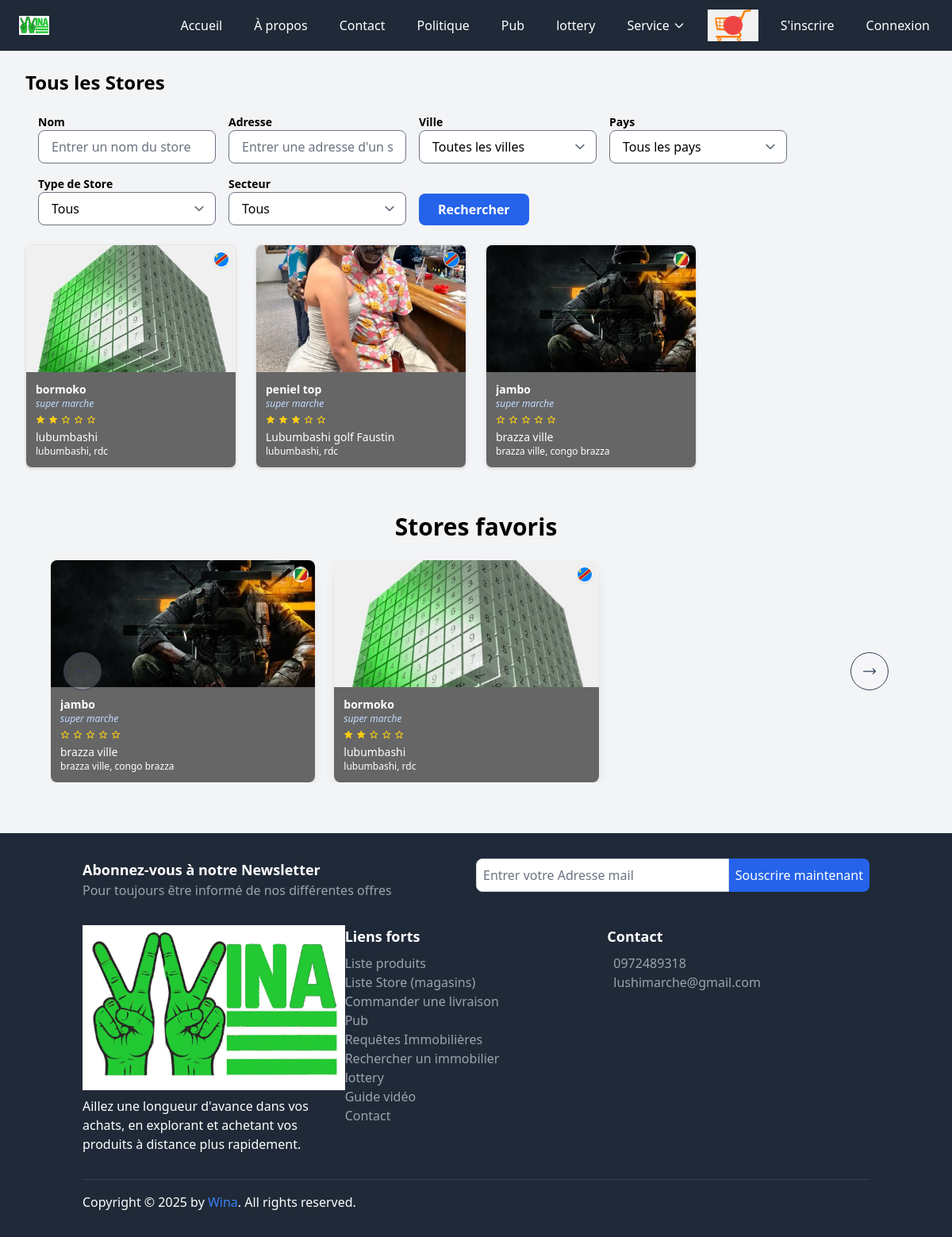
The page /stores/ on the database its author committed.
### core/models.py (models this page shows, shortened)
class Store(models.Model):
    owner = models.ForeignKey(
        settings.AUTH_USER_MODEL,
        on_delete=models.CASCADE,
        related_name="stores"
    )
    name = models.CharField(max_length=255)
    slug = models.SlugField(blank=True, null=True, unique=True)
    description = models.TextField()
    adresse = models.TextField()
    thumbnail = models.ImageField(
        upload_to="img",
        null=True,
        blank=True,
        verbose_name="Image du Store"
    )
    created_at = models.DateTimeField(auto_now_add=True)
    updated_at = models.DateTimeField(auto_now=True)
    typestore = models.ForeignKey(
        Typestore,
        on_delete=models.SET_NULL,
        null=True,
        blank=True
    )
    typebusiness = models.ForeignKey(
        'TypeBusiness',
        on_delete=models.SET_NULL,
        null=True,
        blank=True,
        related_name='stores'
    )
    country = models.ForeignKey(
        Country,
        on_delete=models.SET_NULL,
        null=True,
        blank=True,
        related_name="stores"
    )
    city = models.ForeignKey(
        City,
        on_delete=models.SET_NULL,
        null=True,
        blank=True,
        related_name="stores"
    )
    apply_commission = models.BooleanField(default=True)
    favoritestore = models.BooleanField(default=False)
    is_active = models.BooleanField(default=False)
    latitude = models.DecimalField(max_digits=9, decimal_places=6, null=True, blank=True)
    longitude = models.DecimalField(max_digits=9, decimal_places=6, null=True, blank=True)
    from django.utils.text import slugify
    @property
    def average_rating(self):
        from django.db.models import Avg
        average = self.testimonials.aggregate(avg=Avg('rating'))['avg'] or 0
        return round(average / 2, 1)  # Note sur 5 étoiles

class Country(models.Model):
    name = models.CharField(max_length=100, unique=True)
    flag = models.ImageField(upload_to='flags/')

class Typestore(models.Model):
    nom = models.CharField(max_length=100)
    image = models.ImageField(upload_to="typestore_img/", blank=True, null=True)

class City(models.Model):
    name = models.CharField(max_length=100)
    image = models.ImageField(upload_to='cities/')
    country = models.ForeignKey(Country, on_delete=models.CASCADE, related_name='cities')

class FeaturedStore(models.Model):
    store = models.ForeignKey(Store, on_delete=models.CASCADE, related_name='featured_entries')
    show_in_all = models.BooleanField(default=False, help_text="Afficher pour tous les pays et villes")
    country = models.ForeignKey(Country, on_delete=models.SET_NULL, null=True, blank=True)
    city = models.ForeignKey(City, on_delete=models.SET_NULL, null=True, blank=True)
    start_date = models.DateField(null=True, blank=True)
    end_date = models.DateField(null=True, blank=True)
    created_at = models.DateTimeField(auto_now_add=True)

### base/views.py (the view, shortened to what this page needs)
# urls.py: path('stores/', views.store_list_all_view, name='store_list_wina'),
def store_list_all_view(request):
    user = request.user
    stores = Store.objects.filter(is_active=True).select_related('country', 'city', 'typestore', 'typebusiness')
    default_filter_applied = False
    city_id = request.GET.get('city')
    country_id = request.GET.get('country')
    typestore_id = request.GET.get('typestore')
    typebusiness_id = request.GET.get('typebusiness')
    name = request.GET.get('name', '').strip()
    adresse = request.GET.get('adresse', '').strip()
    if name:
        stores = stores.filter(name__icontains=name)
    if adresse:
        stores = stores.filter(adresse__icontains=adresse)
    if city_id:
        stores = stores.filter(city_id=city_id)
    if country_id:
        stores = stores.filter(country_id=country_id)
    if typestore_id:
        stores = stores.filter(typestore_id=typestore_id)
    if typebusiness_id:
        stores = stores.filter(typebusiness_id=typebusiness_id)
    cities = City.objects.all()
    countries = Country.objects.all()
    typestores = Typestore.objects.all()
    typebusinesses = TypeBusiness.objects.all()
    if user.is_authenticated:
        featured_stores = FeaturedStore.objects.filter(
            Q(show_in_all=True) |
            Q(show_in_all=False, store__country=user.country) |
            Q(show_in_all=False, store__city=user.city)
        ).select_related('store', 'store__country', 'store__city').order_by('-created_at')
    else:
        featured_stores = FeaturedStore.objects.filter(
            show_in_all=True
        ).select_related('store', 'store__country', 'store__city').order_by('-created_at')
    paginator = Paginator(stores, 12)
    page = request.GET.get("page")
    try:
        stores_page = paginator.page(page)
    except PageNotAnInteger:
        stores_page = paginator.page(1)
    except EmptyPage:
        stores_page = paginator.page(paginator.num_pages)
    context = {
        'stores': stores_page,
        'featured_stores': featured_stores,
        'cities': cities,
        'countries': countries,
        'typestores': typestores,
        'typebusinesses': typebusinesses,
        'selected_city': city_id,
        'selected_country': country_id,
        'selected_typestore': typestore_id,
        'selected_typebusiness': typebusiness_id,
        'search_name': name,
        'store_address': adresse,
        'default_filter_applied': default_filter_applied,
    }
    return render(request, 'base/store_list_all.html', context)

### base/templates/base/store_list_all.html (shortened to what this page needs)
{% extends 'base.html' %}
{% load static %}
{% block content %}
<div class="max-w-7xl mx-auto px-4 sm:px-6 lg:px-8 py-6">
  <h2 class="text-2xl font-bold mb-6">Tous les Stores</h2>
  <div class="px-4 mb-6 w-full">
    <form method="GET" class="hidden sm:flex items-end gap-4 flex-wrap">
<div class="flex flex-col">
    <label class="text-sm font-semibold">Nom</label>
    <input type="text" name="name" value="{{ search_name }}" placeholder="Entrer un nom du store"
           class="px-4 py-2 border rounded-lg w-56">
  </div>
  <div class="flex flex-col">
    <label class="text-sm font-semibold">Adresse</label>
    <input type="text" name="adresse" value="{{ store_address }}" placeholder="Entrer une adresse d'un store"
           class="px-4 py-2 border rounded-lg w-56">
  </div>
      <div class="flex flex-col">
        <label class="text-sm font-semibold">Ville</label>
        <select name="city" class="px-4 py-2 border rounded-lg w-56">
          <option value="">Toutes les villes</option>
        </select>
      </div>
      <div class="flex flex-col">
        <label class="text-sm font-semibold">Pays</label>
        <select name="country" class="px-4 py-2 border rounded-lg w-56">
          <option value="">Tous les pays</option>
        </select>
      </div>
      <div class="flex flex-col">
        <label class="text-sm font-semibold">Type de Store</label>
        <select name="typestore" class="px-4 py-2 border rounded-lg w-56">
          <option value="">Tous</option>
        </select>
      </div>
      <div class="flex flex-col">
        <label class="text-sm font-semibold">Secteur</label>
        <select name="typebusiness" class="px-4 py-2 border rounded-lg w-56">
          <option value="">Tous</option>
        </select>
      </div>
      <div>
        <button type="submit" class="px-6 py-2 bg-blue-600 text-white rounded-lg font-semibold hover:bg-blue-700">Rechercher</button>
      </div>
    </form>
  </div>
  <div id="stores" class="grid grid-cols-1 sm:grid-cols-2 md:grid-cols-3 lg:grid-cols-4 gap-6 mt-6 mb-4">
    {% for store in stores %}
      <a href="{% url 'store_detail' store.slug %}" class="flex-shrink-0 relative border rounded-lg shadow hover:shadow-lg overflow-hidden bg-white">
        <div class="h-40 bg-cover bg-center" style="background-image: url('{% if store.thumbnail %}{{ store.thumbnail.url }}{% else %}{% static 'img/default-thumbnail.jpg' %}{% endif %}')">
          {% if store.country.flag %}
            <div class="absolute top-2 right-2">
              <img src="{{ store.country.flag.url }}" class="w-5 h-5 rounded-full border border-white shadow" alt="{{ store.country.name }}">
            </div>
          {% endif %}
        </div>
        <div class="bg-black bg-opacity-60 text-white p-3 text-sm">
          <h3 class="font-semibold truncate">{{ store.name }}</h3>
          <p class="text-xs text-blue-200 italic">{{ store.typestore.nom }}</p>
          <div class="flex items-center space-x-1 text-xs mt-1">
            {% with rating=store.average_rating|default:0 %}
              {% for i in "12345" %}
                {% if rating >= forloop.counter %}
                  <i class="bx bxs-star text-yellow-400 text-xs"></i>
                {% elif rating >= forloop.counter0|add:"0.5" %}
                  <i class="bx bxs-star-half text-yellow-400 text-xs"></i>
                {% else %}
                  <i class="bx bx-star text-yellow-400 text-xs"></i>
                {% endif %}
              {% endfor %}
            {% endwith %}
          </div>
          <p class="truncate mt-1">{{ store.adresse }}</p>
          <p class="text-xs">{{ store.city.name }}, {{ store.country.name }}</p>
        </div>
      </a>
    {% empty %}
      <p class="text-gray-500">Aucun store trouvé.</p>
    {% endfor %}
  </div>
  <section id="favorite_stores" class="pt-4 pb-10 bg-gray-100">
    <div class="max-w-7xl mx-auto px-4 sm:px-6 lg:px-8">
      <h2 class="text-3xl font-semibold mt-6 mb-6 text-center">Stores favoris</h2>
      <div class="relative w-full glide-01">
        <div class="overflow-hidden" data-glide-el="track">
          <ul class="flex gap-6">
            {% for featured in featured_stores %}
              {% with store=featured.store %}
                <li class="min-w-[250px] md:w-[calc(33.33%-24px)]">
                  <a href="{% url 'store_detail' store.slug %}" class="block bg-white rounded-lg shadow-lg hover:shadow-2xl overflow-hidden relative">
                    <div class="h-40 bg-cover bg-center" style="background-image: url('{% if store.thumbnail %}{{ store.thumbnail.url }}{% else %}{% static 'img/default-thumbnail.jpg' %}{% endif %}')">
                      {% if store.country.flag %}
                        <div class="absolute top-2 right-2">
                          <img src="{{ store.country.flag.url }}" class="w-5 h-5 rounded-full border border-white shadow" alt="{{ store.country.name }}">
                        </div>
                      {% endif %}
                    </div>
                    <div class="bg-black bg-opacity-60 text-white p-3 text-sm">
                      <h3 class="font-semibold truncate">{{ store.name }}</h3>
                      <p class="text-xs text-blue-200 italic">{{ store.typestore.nom }}</p>
                      <div class="flex items-center space-x-1 text-xs mt-1">
                        {% with rating=store.average_rating|default:0 %}
                          {% for i in "12345" %}
                            {% if rating >= forloop.counter %}
                              <i class="bx bxs-star text-yellow-400 text-xs"></i>
                            {% elif rating >= forloop.counter0|add:"0.5" %}
                              <i class="bx bxs-star-half text-yellow-400 text-xs"></i>
                            {% else %}
                              <i class="bx bx-star text-yellow-400 text-xs"></i>
                            {% endif %}
                          {% endfor %}
                        {% endwith %}
                      </div>
                      <p class="truncate mt-1">{{ store.adresse }}</p>
                      <p class="text-xs">{{ store.city.name }}, {{ store.country.name }}</p>
                    </div>
                  </a>
                </li>
              {% endwith %}
            {% endfor %}
          </ul>
        </div>
        <div class="absolute left-0 flex items-center justify-between w-full h-0 px-4 top-1/2" data-glide-el="controls">
          <button class="inline-flex items-center justify-center w-8 h-8 transition duration-300 border rounded-full lg:w-12 lg:h-12 text-slate-700 border-slate-700 hover:text-slate-900 hover:border-slate-900 bg-white/20" data-glide-dir="<">
            <svg xmlns="http://www.w3.org/2000/svg" fill="none" viewBox="0 0 24 24" stroke-width="1.5" stroke="currentColor" class="w-5 h-5">
              <path stroke-linecap="round" stroke-linejoin="round" d="M6.75 15.75L3 12m0 0l3.75-3.75M3 12h18"/>
            </svg>
          </button>
          <button class="inline-flex items-center justify-center w-8 h-8 transition duration-300 border rounded-full lg:w-12 lg:h-12 text-slate-700 border-slate-700 hover:text-slate-900 hover:border-slate-900 bg-white/20" data-glide-dir=">">
            <svg xmlns="http://www.w3.org/2000/svg" fill="none" viewBox="0 0 24 24" stroke-width="1.5" stroke="currentColor" class="w-5 h-5">
              <path stroke-linecap="round" stroke-linejoin="round" d="M17.25 8.25L21 12m0 0l-3.75 3.75M21 12H3"/>
            </svg>
          </button>
        </div>
      </div>
    </div>
  </section>
  </div>
{% endblock %}

### rows shown on the page
Store: thumbnail (picture), country.flag (picture), name "bormoko", typestore.nom "super marche", adresse "lubumbashi", city.name "lubumbashi", country.name "rdc"
Store: thumbnail (picture), country.flag (picture), name "peniel top", typestore.nom "super marche", adresse "Lubumbashi golf Faustin", city.name "lubumbashi", country.name "rdc"
Store: thumbnail (picture), country.flag (picture), name "jambo", typestore.nom "super marche", adresse "brazza ville", city.name "brazza ville", country.name "congo brazza"
FeaturedStore: thumbnail (picture), store.country.flag (picture), store.name "jambo", store.typestore.nom "super marche", store.adresse "brazza ville", store.city.name "brazza ville", store.country.name "congo brazza"
FeaturedStore: thumbnail (picture), store.country.flag (picture), store.name "bormoko", store.typestore.nom "super marche", store.adresse "lubumbashi", store.city.name "lubumbashi", store.country.name "rdc"
